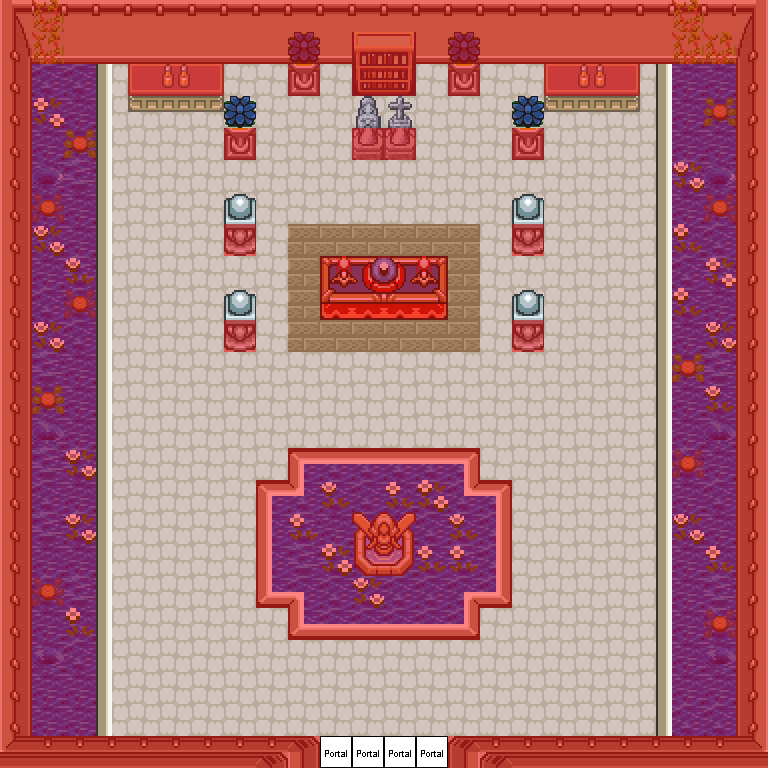

Below is a game level as drawn by its tile map, then a one-line description and the .tmx that defines it (tile-layer data replaced by summaries):
An orthogonal 24x24 tile map with 32x32 px tiles, 6 tile layers (0_floor, 1_terrain, 2_object, 3_roof, ...), 2 hidden layers not drawn, 11 tilesets.

<map version="0.99a" orientation="orthogonal" width="24" height="24" tilewidth="32" tileheight="32">
 <tileset name="Outside 0" firstgid="1" tilewidth="32" tileheight="32">
  <image source="../zelda_outside_0_chipset.png" trans="ffffff" />
 </tileset>
 <tileset name="Outside 1" firstgid="481" tilewidth="32" tileheight="32">
  <image source="../zelda_outside_1_chipset.png" trans="ffffff" />
 </tileset>
 <tileset name="Dungeon 0" firstgid="961" tilewidth="32" tileheight="32">
  <image source="../zelda_dungeon_0_chipset.png" trans="ff00ff" />
 </tileset>
 <tileset name="Dungeon 1" firstgid="1441" tilewidth="32" tileheight="32">
  <image source="../zelda_dungeon_1_chipset.png" trans="ff00ff" />
 </tileset>
 <tileset name="Interior 0" firstgid="1921" tilewidth="32" tileheight="32">
  <image source="../zelda_interior_0_chipset.png" trans="ff00ff" />
 </tileset>
 <tileset name="Navigation" firstgid="2401" tilewidth="32" tileheight="32">
  <image source="../zelda_navigation_chipset.png" />
 </tileset>
 <tileset name="Objects" firstgid="2402" tilewidth="32" tileheight="32">
  <image source="../zelda_objects_chipset.png" />
 </tileset>
 <tileset name="Collision" firstgid="2502" tilewidth="32" tileheight="32">
  <image source="../zelda_collision_chipset.png" />
 </tileset>
 <tileset name="Buildings 0" firstgid="2504" tilewidth="32" tileheight="32">
  <image source="../zelda_building_0_tileset.png" />
 </tileset>
 <tileset name="Outside 2" firstgid="2984" tilewidth="32" tileheight="32">
  <image source="../zelda_outside_2_chipset.png" />
 </tileset>
 <tileset name="Interior 1" firstgid="3464" tilewidth="32" tileheight="32">
  <image source="../zelda_interior_1_chipset.png" />
 </tileset>
 <layer name="0_floor" width="24" height="24">
  <data>[576 cells, 576 non-empty, 16 distinct tile ids]</data>
 </layer>
 <layer name="1_terrain" width="24" height="24">
  <data>[576 cells, 104 non-empty, 20 distinct tile ids]</data>
 </layer>
 <layer name="2_object" width="24" height="24">
  <data>[576 cells, 90 non-empty, 37 distinct tile ids]</data>
 </layer>
 <layer name="3_roof" width="24" height="24">
  <data>[576 cells, 15 non-empty, 5 distinct tile ids]</data>
 </layer>
 <layer name="objects" width="24" height="24">
  <data>[576 cells, 4 non-empty, 1 distinct tile ids]</data>
 </layer>
 <layer name="collision" width="24" height="24" opacity="0.47">
  <data>[576 cells, 264 non-empty, 1 distinct tile ids]</data>
 </layer>
 <layer name="navigation" width="24" height="24" visible="0">
  <data>[576 cells, 0 non-empty, 0 distinct tile ids]</data>
 </layer>
 <layer name="protection" width="24" height="24" visible="0" opacity="0.43">
  <data>[576 cells, 576 non-empty, 1 distinct tile ids]</data>
 </layer>
</map>
